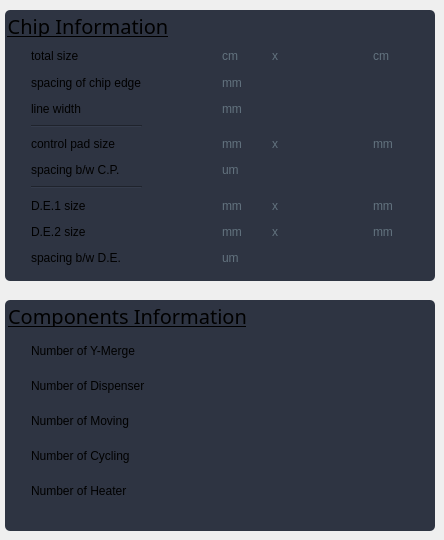
     <widget class="QWidget" name="tab_2">
      <property name="styleSheet">
       <string notr="true">QGroupBox{
	background-color : rgb(46, 52, 66);
	border-radius: 5px;
	padding: 18px 0px 8px 8px;
	text-decoration: underline;
}

QLabel{
	background-color : rgb(46, 52, 66);
}

QLineEdit{
	padding-left: 4px; 
	border-radius: 5px;
	background-color : rgb(56, 63, 81);
}

QSpinBox{
	background-color : rgb(56, 63, 81);
}


</string>
      </property>
      <attribute name="title">
       <string>Info</string>
      </attribute>
      <widget class="QGroupBox" name="mergeBox_2">
       <property name="geometry">
        <rect>
         <x>5</x>
         <y>10</y>
         <width>430</width>
         <height>271</height>
        </rect>
       </property>
       <property name="font">
        <font>
         <family>American Typewriter</family>
         <pointsize>15</pointsize>
         <weight>50</weight>
         <italic>false</italic>
         <bold>false</bold>
         <underline>true</underline>
        </font>
       </property>
       <property name="styleSheet">
        <string notr="true"/>
       </property>
       <property name="title">
        <string>Chip Information</string>
       </property>
       <layout class="QGridLayout" name="gridLayout_9">
        <item row="0" column="0">
         <widget class="QWidget" name="widget_7" native="true">
          <property name="sizePolicy">
           <sizepolicy hsizetype="Preferred" vsizetype="Preferred">
            <horstretch>0</horstretch>
            <verstretch>0</verstretch>
           </sizepolicy>
          </property>
          <property name="minimumSize">
           <size>
            <width>0</width>
            <height>240</height>
           </size>
          </property>
          <property name="baseSize">
           <size>
            <width>0</width>
            <height>0</height>
           </size>
          </property>
          <property name="styleSheet">
           <string notr="true">QWidget{	
	background-color: rgb(46, 52, 66);
}
QLineEdit{
	border-radius: 5px;
	background-color : rgb(56, 63, 81);
}</string>
          </property>
          <layout class="QGridLayout" name="gridLayout_5">
           <item row="8" column="5">
            <widget class="QLabel" name="label_15">
             <property name="styleSheet">
              <string notr="true">color :rgb(98, 114, 126);
</string>
             </property>
             <property name="text">
              <string>mm</string>
             </property>
            </widget>
           </item>
           <item row="1" column="4">
            <widget class="QLabel" name="chip_border_label">
             <property name="text">
              <string/>
             </property>
            </widget>
           </item>
           <item row="8" column="8">
            <widget class="QLabel" name="label_13">
             <property name="styleSheet">
              <string notr="true">color :rgb(98, 114, 126);
</string>
             </property>
             <property name="text">
              <string>mm</string>
             </property>
            </widget>
           </item>
           <item row="7" column="1">
            <widget class="QLabel" name="label_62">
             <property name="text">
              <string>D.E.1 size</string>
             </property>
            </widget>
           </item>
           <item row="7" column="8">
            <widget class="QLabel" name="label_14">
             <property name="styleSheet">
              <string notr="true">color :rgb(98, 114, 126);
</string>
             </property>
             <property name="text">
              <string>mm</string>
             </property>
            </widget>
           </item>
           <item row="8" column="7">
            <widget class="QLabel" name="de2_width_label">
             <property name="text">
              <string/>
             </property>
            </widget>
           </item>
           <item row="9" column="5">
            <widget class="QLabel" name="label_17">
             <property name="styleSheet">
              <string notr="true">color :rgb(98, 114, 126);
</string>
             </property>
             <property name="text">
              <string>um</string>
             </property>
            </widget>
           </item>
           <item row="9" column="1">
            <widget class="QLabel" name="label_51">
             <property name="text">
              <string>spacing b/w D.E.</string>
             </property>
            </widget>
           </item>
           <item row="8" column="1">
            <widget class="QLabel" name="label_58">
             <property name="text">
              <string>D.E.2 size</string>
             </property>
            </widget>
           </item>
           <item row="3" column="1">
            <widget class="Line" name="line">
             <property name="orientation">
              <enum>Qt::Horizontal</enum>
             </property>
            </widget>
           </item>
           <item row="2" column="1">
            <widget class="QLabel" name="label_18">
             <property name="text">
              <string>line width</string>
             </property>
            </widget>
           </item>
           <item row="0" column="5">
            <widget class="QLabel" name="label_16">
             <property name="styleSheet">
              <string notr="true">color :rgb(98, 114, 126);
</string>
             </property>
             <property name="text">
              <string>cm</string>
             </property>
            </widget>
           </item>
           <item row="1" column="1">
            <widget class="QLabel" name="label_2">
             <property name="text">
              <string>spacing of chip edge</string>
             </property>
            </widget>
           </item>
           <item row="1" column="5">
            <widget class="QLabel" name="label_20">
             <property name="styleSheet">
              <string notr="true">color :rgb(98, 114, 126);
</string>
             </property>
             <property name="text">
              <string>mm</string>
             </property>
            </widget>
           </item>
           <item row="7" column="6">
            <widget class="QLabel" name="label_61">
             <property name="styleSheet">
              <string notr="true">color :rgb(98, 114, 126);
</string>
             </property>
             <property name="text">
              <string>x</string>
             </property>
            </widget>
           </item>
           <item row="2" column="4">
            <widget class="QLabel" name="line_width_label">
             <property name="text">
              <string/>
             </property>
            </widget>
           </item>
           <item row="4" column="8">
            <widget class="QLabel" name="label_26">
             <property name="styleSheet">
              <string notr="true">color :rgb(98, 114, 126);
</string>
             </property>
             <property name="text">
              <string>mm</string>
             </property>
            </widget>
           </item>
           <item row="4" column="1">
            <widget class="QLabel" name="label_22">
             <property name="text">
              <string>control pad size</string>
             </property>
            </widget>
           </item>
           <item row="4" column="4">
            <widget class="QLabel" name="cp_length_label">
             <property name="text">
              <string/>
             </property>
            </widget>
           </item>
           <item row="7" column="5">
            <widget class="QLabel" name="label_12">
             <property name="styleSheet">
              <string notr="true">color :rgb(98, 114, 126);
</string>
             </property>
             <property name="text">
              <string>mm</string>
             </property>
            </widget>
           </item>
           <item row="7" column="4">
            <widget class="QLabel" name="de1_length_label">
             <property name="text">
              <string/>
             </property>
            </widget>
           </item>
           <item row="0" column="1">
            <widget class="QLabel" name="label_9">
             <property name="text">
              <string>total size</string>
             </property>
            </widget>
           </item>
           <item row="4" column="5">
            <widget class="QLabel" name="label_24">
             <property name="styleSheet">
              <string notr="true">color :rgb(98, 114, 126);
</string>
             </property>
             <property name="text">
              <string>mm</string>
             </property>
            </widget>
           </item>
           <item row="5" column="4">
            <widget class="QLabel" name="cp_sapcing_label">
             <property name="text">
              <string/>
             </property>
            </widget>
           </item>
           <item row="8" column="6">
            <widget class="QLabel" name="label_59">
             <property name="styleSheet">
              <string notr="true">color :rgb(98, 114, 126);</string>
             </property>
             <property name="text">
              <string>x</string>
             </property>
            </widget>
           </item>
           <item row="4" column="7">
            <widget class="QLabel" name="cp_width_label">
             <property name="text">
              <string/>
             </property>
            </widget>
           </item>
           <item row="5" column="5">
            <widget class="QLabel" name="label_25">
             <property name="styleSheet">
              <string notr="true">color :rgb(98, 114, 126);
</string>
             </property>
             <property name="text">
              <string>um</string>
             </property>
            </widget>
           </item>
           <item row="7" column="7">
            <widget class="QLabel" name="de1_width_label">
             <property name="text">
              <string/>
             </property>
            </widget>
           </item>
           <item row="0" column="8">
            <widget class="QLabel" name="label_19">
             <property name="styleSheet">
              <string notr="true">color :rgb(98, 114, 126);
</string>
             </property>
             <property name="text">
              <string>cm</string>
             </property>
            </widget>
           </item>
           <item row="9" column="4">
            <widget class="QLabel" name="de_spacing">
             <property name="text">
              <string/>
             </property>
            </widget>
           </item>
           <item row="2" column="5">
            <widget class="QLabel" name="label_21">
             <property name="styleSheet">
              <string notr="true">color :rgb(98, 114, 126);
</string>
             </property>
             <property name="text">
              <string>mm</string>
             </property>
            </widget>
           </item>
           <item row="6" column="1">
            <widget class="Line" name="line_2">
             <property name="orientation">
              <enum>Qt::Horizontal</enum>
             </property>
            </widget>
           </item>
           <item row="8" column="4">
            <widget class="QLabel" name="de2_length_label">
             <property name="text">
              <string/>
             </property>
            </widget>
           </item>
           <item row="5" column="1">
            <widget class="QLabel" name="label_23">
             <property name="text">
              <string>spacing b/w C.P.</string>
             </property>
            </widget>
           </item>
           <item row="7" column="2">
            <spacer name="horizontalSpacer_2">
             <property name="orientation">
              <enum>Qt::Horizontal</enum>
             </property>
             <property name="sizeType">
              <enum>QSizePolicy::Fixed</enum>
             </property>
             <property name="sizeHint" stdset="0">
              <size>
               <width>24</width>
               <height>20</height>
              </size>
             </property>
            </spacer>
           </item>
           <item row="0" column="6">
            <widget class="QLabel" name="label_64">
             <property name="styleSheet">
              <string notr="true">color :rgb(98, 114, 126);
</string>
             </property>
             <property name="text">
              <string>x</string>
             </property>
            </widget>
           </item>
           <item row="4" column="6">
            <widget class="QLabel" name="label_65">
             <property name="styleSheet">
              <string notr="true">color :rgb(98, 114, 126);
</string>
             </property>
             <property name="text">
              <string>x</string>
             </property>
            </widget>
           </item>
           <item row="0" column="4">
            <widget class="QLabel" name="chip_length_label">
             <property name="text">
              <string/>
             </property>
            </widget>
           </item>
           <item row="0" column="7">
            <widget class="QLabel" name="chip_width_label">
             <property name="text">
              <string/>
             </property>
            </widget>
           </item>
          </layout>
         </widget>
        </item>
       </layout>
      </widget>
      <widget class="QGroupBox" name="mergeBox_3">
       <property name="geometry">
        <rect>
         <x>5</x>
         <y>300</y>
         <width>430</width>
         <height>231</height>
        </rect>
       </property>
       <property name="font">
        <font>
         <family>American Typewriter</family>
         <pointsize>15</pointsize>
         <weight>50</weight>
         <italic>false</italic>
         <bold>false</bold>
         <underline>true</underline>
        </font>
       </property>
       <property name="styleSheet">
        <string notr="true"/>
       </property>
       <property name="title">
        <string>Components Information</string>
       </property>
       <layout class="QGridLayout" name="gridLayout_10">
        <item row="3" column="0">
         <widget class="QWidget" name="widget_9" native="true">
          <property name="styleSheet">
           <string notr="true">QWidget{	
	background-color: rgb(46, 52, 66);
}
QLineEdit{
	border-radius: 5px;
	background-color : rgb(56, 63, 81);
}</string>
          </property>
          <layout class="QGridLayout" name="gridLayout_13">
           <item row="0" column="1">
            <widget class="QLabel" name="label_27">
             <property name="text">
              <string>Number of Y-Merge</string>
             </property>
            </widget>
           </item>
           <item row="0" column="3">
            <widget class="QLabel" name="num_merge">
             <property name="text">
              <string/>
             </property>
            </widget>
           </item>
           <item row="3" column="2">
            <spacer name="horizontalSpacer_3">
             <property name="orientation">
              <enum>Qt::Horizontal</enum>
             </property>
             <property name="sizeType">
              <enum>QSizePolicy::Fixed</enum>
             </property>
             <property name="sizeHint" stdset="0">
              <size>
               <width>24</width>
               <height>20</height>
              </size>
             </property>
            </spacer>
           </item>
           <item row="3" column="3">
            <widget class="QLabel" name="num_moving">
             <property name="text">
              <string/>
             </property>
            </widget>
           </item>
           <item row="5" column="1">
            <widget class="QLabel" name="label_54">
             <property name="text">
              <string>Number of Heater</string>
             </property>
            </widget>
           </item>
           <item row="1" column="3">
            <widget class="QLabel" name="num_dispenser">
             <property name="text">
              <string/>
             </property>
            </widget>
           </item>
           <item row="4" column="1">
            <widget class="QLabel" name="label_60">
             <property name="text">
              <string>Number of Cycling</string>
             </property>
            </widget>
           </item>
           <item row="1" column="1">
            <widget class="QLabel" name="label_53">
             <property name="text">
              <string>Number of Dispenser</string>
             </property>
            </widget>
           </item>
           <item row="3" column="1">
            <widget class="QLabel" name="label_63">
             <property name="text">
              <string>Number of Moving</string>
             </property>
            </widget>
           </item>
           <item row="4" column="3">
            <widget class="QLabel" name="num_cycling">
             <property name="text">
              <string/>
             </property>
            </widget>
           </item>
           <item row="5" column="3">
            <widget class="QLabel" name="num_heater">
             <property name="text">
              <string/>
             </property>
            </widget>
           </item>
          </layout>
         </widget>
        </item>
       </layout>
      </widget>
     </widget>
